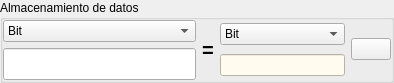
            <widget class="QGroupBox" name="groupBox_15">
             <property name="maximumSize">
              <size>
               <width>16777215</width>
               <height>82</height>
              </size>
             </property>
             <property name="title">
              <string>Almacenamiento de datos</string>
             </property>
             <layout class="QGridLayout" name="gridLayout_40">
              <property name="leftMargin">
               <number>0</number>
              </property>
              <property name="topMargin">
               <number>0</number>
              </property>
              <property name="rightMargin">
               <number>0</number>
              </property>
              <property name="bottomMargin">
               <number>0</number>
              </property>
              <item row="0" column="0">
               <layout class="QGridLayout" name="gridLayout_41">
                <item row="1" column="0">
                 <widget class="QLineEdit" name="lineEdit_40">
                  <property name="font">
                   <font>
                    <pointsize>15</pointsize>
                    <weight>75</weight>
                    <bold>true</bold>
                   </font>
                  </property>
                  <property name="alignment">
                   <set>Qt::AlignRight|Qt::AlignTrailing|Qt::AlignVCenter</set>
                  </property>
                 </widget>
                </item>
                <item row="0" column="0">
                 <widget class="QComboBox" name="comboBox_19">
                  <property name="focusPolicy">
                   <enum>Qt::NoFocus</enum>
                  </property>
                  <property name="maxVisibleItems">
                   <number>33</number>
                  </property>
                  <item>
                   <property name="text">
                    <string>Bit</string>
                   </property>
                  </item>
                  <item>
                   <property name="text">
                    <string>Nibble</string>
                   </property>
                  </item>
                  <item>
                   <property name="text">
                    <string>Kilobit</string>
                   </property>
                  </item>
                  <item>
                   <property name="text">
                    <string>Megabit</string>
                   </property>
                  </item>
                  <item>
                   <property name="text">
                    <string>Gigabit</string>
                   </property>
                  </item>
                  <item>
                   <property name="text">
                    <string>Terabit</string>
                   </property>
                  </item>
                  <item>
                   <property name="text">
                    <string>Petabit</string>
                   </property>
                  </item>
                  <item>
                   <property name="text">
                    <string>Exabit</string>
                   </property>
                  </item>
                  <item>
                   <property name="text">
                    <string>Byte (B)</string>
                   </property>
                  </item>
                  <item>
                   <property name="text">
                    <string>Kilobyte (KB)</string>
                   </property>
                  </item>
                  <item>
                   <property name="text">
                    <string>Megabyte (MB)</string>
                   </property>
                  </item>
                  <item>
                   <property name="text">
                    <string>Gigabyte (GB)</string>
                   </property>
                  </item>
                  <item>
                   <property name="text">
                    <string>Terabyte (TB)</string>
                   </property>
                  </item>
                  <item>
                   <property name="text">
                    <string>Petabyte (PB)</string>
                   </property>
                  </item>
                  <item>
                   <property name="text">
                    <string>Exabyte (EB)</string>
                   </property>
                  </item>
                 </widget>
                </item>
               </layout>
              </item>
              <item row="0" column="1">
               <widget class="QLabel" name="label_49">
                <property name="font">
                 <font>
                  <pointsize>15</pointsize>
                  <weight>75</weight>
                  <bold>true</bold>
                 </font>
                </property>
                <property name="text">
                 <string>=</string>
                </property>
               </widget>
              </item>
              <item row="0" column="2">
               <layout class="QGridLayout" name="gridLayout_42">
                <item row="1" column="0">
                 <widget class="QLineEdit" name="lineEdit_41">
                  <property name="enabled">
                   <bool>true</bool>
                  </property>
                  <property name="font">
                   <font>
                    <weight>75</weight>
                    <bold>true</bold>
                   </font>
                  </property>
                  <property name="focusPolicy">
                   <enum>Qt::NoFocus</enum>
                  </property>
                  <property name="styleSheet">
                   <string notr="true">color: rgb(0, 0, 255);
background-color: rgb(255, 251, 239);</string>
                  </property>
                  <property name="alignment">
                   <set>Qt::AlignRight|Qt::AlignTrailing|Qt::AlignVCenter</set>
                  </property>
                  <property name="readOnly">
                   <bool>true</bool>
                  </property>
                 </widget>
                </item>
                <item row="0" column="1" rowspan="2">
                 <widget class="QPushButton" name="pushButton_17">
                  <property name="icon">
                   <iconset resource="recoverdrake.qrc">
                    <normaloff>:/Imagenes/sustituir.png</normaloff>:/Imagenes/sustituir.png</iconset>
                  </property>
                  <property name="iconSize">
                   <size>
                    <width>25</width>
                    <height>25</height>
                   </size>
                  </property>
                 </widget>
                </item>
                <item row="0" column="0">
                 <widget class="QComboBox" name="comboBox_20">
                  <property name="focusPolicy">
                   <enum>Qt::NoFocus</enum>
                  </property>
                  <property name="maxVisibleItems">
                   <number>33</number>
                  </property>
                  <item>
                   <property name="text">
                    <string>Bit</string>
                   </property>
                  </item>
                  <item>
                   <property name="text">
                    <string>Nibble</string>
                   </property>
                  </item>
                  <item>
                   <property name="text">
                    <string>Kilobit</string>
                   </property>
                  </item>
                  <item>
                   <property name="text">
                    <string>Megabit</string>
                   </property>
                  </item>
                  <item>
                   <property name="text">
                    <string>Gigabit</string>
                   </property>
                  </item>
                  <item>
                   <property name="text">
                    <string>Terabit</string>
                   </property>
                  </item>
                  <item>
                   <property name="text">
                    <string>Petabit</string>
                   </property>
                  </item>
                  <item>
                   <property name="text">
                    <string>Exabit</string>
                   </property>
                  </item>
                  <item>
                   <property name="text">
                    <string>Byte (B)</string>
                   </property>
                  </item>
                  <item>
                   <property name="text">
                    <string>Kilobyte (KB)</string>
                   </property>
                  </item>
                  <item>
                   <property name="text">
                    <string>Megabyte (MB)</string>
                   </property>
                  </item>
                  <item>
                   <property name="text">
                    <string>Gigabyte (GB)</string>
                   </property>
                  </item>
                  <item>
                   <property name="text">
                    <string>Terabyte (TB)</string>
                   </property>
                  </item>
                  <item>
                   <property name="text">
                    <string>Petabyte (PB)</string>
                   </property>
                  </item>
                  <item>
                   <property name="text">
                    <string>Exabyte (EB)</string>
                   </property>
                  </item>
                 </widget>
                </item>
               </layout>
              </item>
             </layout>
            </widget>
